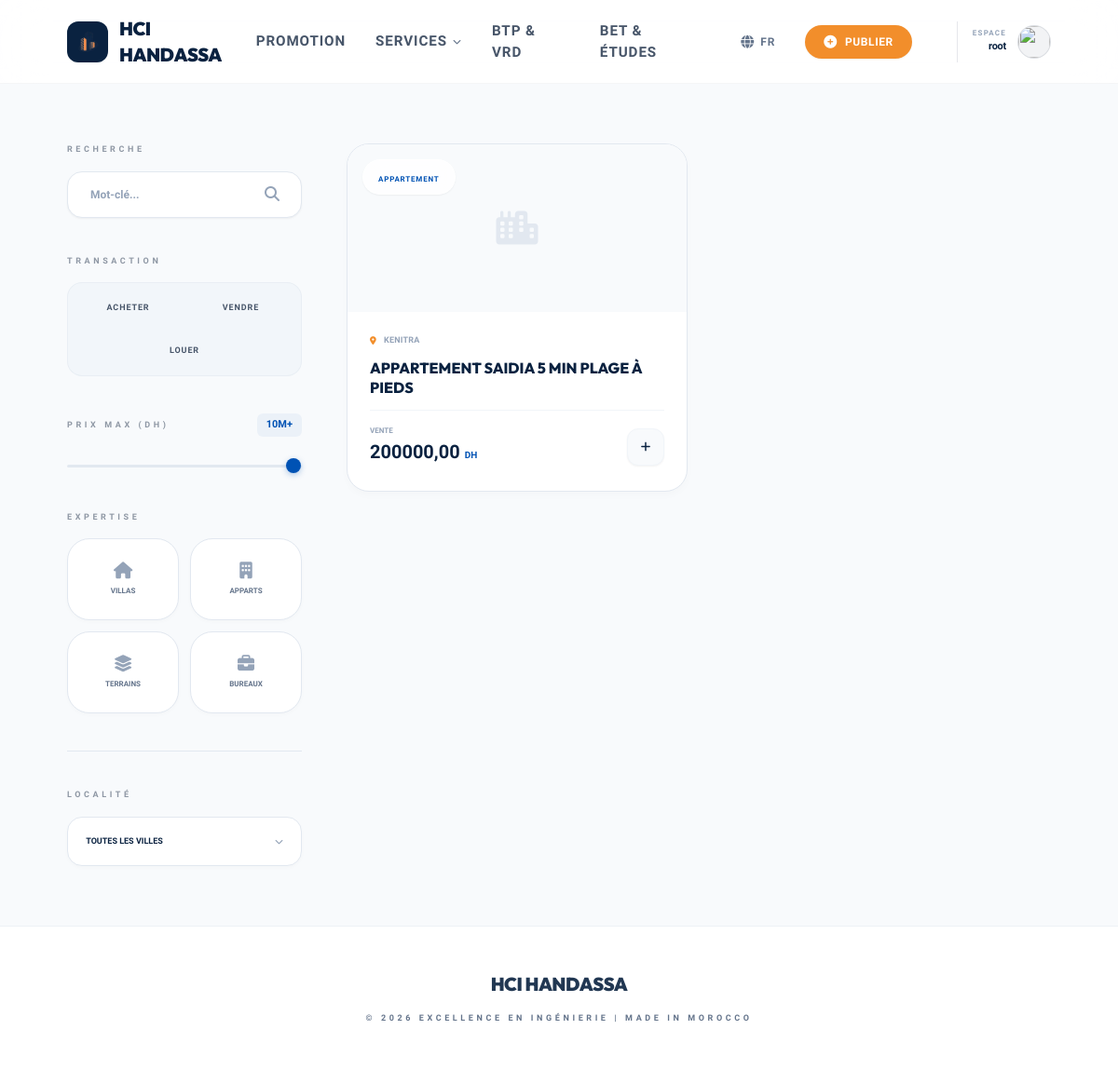
The page /fr/annonces/ (signed in) on the database as committed earlier.
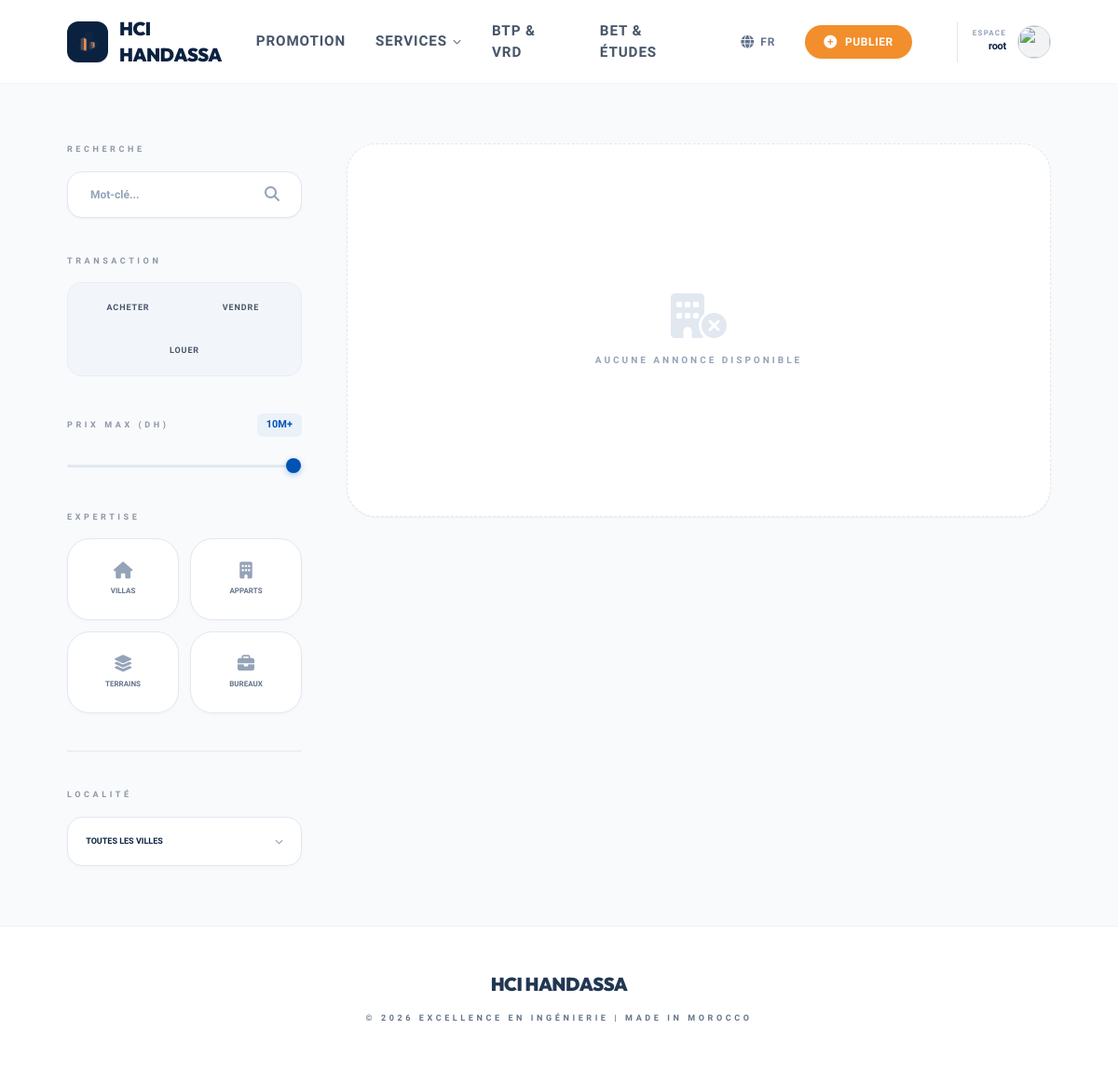
The same page on the database as committed later.
### management/models.py (models this page shows, shortened)
class Annonce(models.Model):
    STATUS_CHOICES = [
        ('pending', 'En attente'),
        ('published', 'Publiée'),
        ('archived', 'Archivée'),
    ]
    TRANSACTION_CHOICES = [
        ('VENTE', 'Vente'),
        ('LOCATION', 'Location'),
    ]
    TYPE_CHOICES = [
        ('VILLA', 'Villa'),
        ('APPARTEMENT', 'Appartement'),
        ('TERRAIN', 'Terrain'),
        ('BUREAU', 'Bureau'),
    ]
    auteur = models.ForeignKey(User, on_delete=models.CASCADE, related_name='annonces')
    titre = models.CharField(max_length=200)
    type_transaction = models.CharField(
        max_length=20,
        choices=TRANSACTION_CHOICES,
        default='VENTE'
    )
    type_bien = models.CharField(
        max_length=50,
        choices=TYPE_CHOICES
    )
    ville = models.CharField(max_length=100, default="Maroc")
    prix = models.DecimalField(max_digits=15, decimal_places=2)
    description = models.TextField()
    status = models.CharField(max_length=10, choices=STATUS_CHOICES, default='pending')
    date_pub = models.DateTimeField(auto_now_add=True)
    latitude = models.DecimalField(max_digits=9, decimal_places=6, null=True, blank=True)
    longitude = models.DecimalField(max_digits=9, decimal_places=6, null=True, blank=True)
    @property
    def first_image(self):
     return self.media.filter(is_video=False).first()

### management/views.py (the view)
# urls.py: path('annonces/', views.annonces_list, name='annonces_list'),
def annonces_list(request):
    annonces = Annonce.objects.all().order_by('-id')
    annonces = annonces.exclude(type_transaction='ACHAT')
    query = request.GET.get('q')
    transaction = request.GET.get('transaction')
    type_bien = request.GET.get('type')
    ville = request.GET.get('ville')
    max_price = request.GET.get('max_price')
    if query: annonces = annonces.filter(Q(titre__icontains=query) | Q(description__icontains=query))
    if transaction: annonces = annonces.filter(type_transaction=transaction)
    if type_bien: annonces = annonces.filter(type_bien=type_bien)
    if ville: annonces = annonces.filter(ville=ville)
    if max_price and max_price.isdigit(): annonces = annonces.filter(prix__lte=max_price)
    return render(request, 'management/annonces_list.html', {'annonces': annonces})

### management/templates/management/annonces_list.html (shortened to what this page needs)
{% extends "management/base.html" %}
{% load static %}
{% load i18n %}
{% block content %}
<div class="py-16 px-[6%] bg-[#F8FAFC]">
    <div class="flex flex-col lg:flex-row gap-12">
        <aside class="lg:w-1/4 space-y-10">
            <form method="GET" action=".">
                <div>
                    <label class="text-[9px] font-black uppercase tracking-[0.4em] text-[#475569]/60 mb-4 block">{% trans "Recherche" %}</label>
                    <div class="relative">
                        <input type="text" name="q" value="{{ request.GET.q|default:'' }}" placeholder="{% trans 'Mot-clé...' %}"
                               class="w-full bg-white border border-slate-200 rounded-2xl px-6 py-4 text-xs font-semibold text-[#0A2240] outline-none placeholder:text-slate-400 focus:border-[#0052B4] shadow-sm transition-colors">
                        <button type="submit" class="absolute right-6 top-1/2 -translate-y-1/2 text-slate-400 hover:text-[#0052B4] transition-colors">
                            <i class="fa-solid fa-magnifying-glass"></i>
                        </button>
                    </div>
                </div>
                <div class="mt-10">
                    <label class="text-[9px] font-black uppercase tracking-[0.4em] text-[#475569]/60 mb-4 block">{% trans "Transaction" %}</label>
                    <div class="flex flex-col gap-2 p-2 bg-slate-100/80 border border-slate-200/60 rounded-2xl">
                        <div class="flex gap-2">
                            <label class="flex-1">
                                <div class="py-3 text-center rounded-xl text-[9px] font-black uppercase tracking-widest cursor-pointer transition-all {% if request.GET.transaction == 'ACHAT' %}bg-[#0A2240] text-white shadow-sm{% else %}text-slate-600 hover:bg-white/60{% endif %}">{% trans "Acheter" %}</div>
                            </label>
                            <label class="flex-1">
                                <div class="py-3 text-center rounded-xl text-[9px] font-black uppercase tracking-widest cursor-pointer transition-all {% if request.GET.transaction == 'VENTE' %}bg-[#0A2240] text-white shadow-sm{% else %}text-slate-600 hover:bg-white/60{% endif %}">{% trans "Vendre" %}</div>
                            </label>
                        </div>
                        <label class="w-full">
                            <div class="py-3 text-center rounded-xl text-[9px] font-black uppercase tracking-widest cursor-pointer transition-all {% if request.GET.transaction == 'LOCATION' %}bg-[#0A2240] text-white shadow-sm{% else %}text-slate-600 hover:bg-white/60{% endif %}">{% trans "Louer" %}</div>
                        </label>
                    </div>
                </div>
                <div class="mt-10">
                    <div class="flex justify-between items-center mb-4">
                        <label class="text-[9px] font-black uppercase tracking-[0.4em] text-[#475569]/60 block">{% trans "Prix Max (DH)" %}</label>
                        <span id="priceValue" class="text-[11px] font-black text-[#0052B4] bg-[#0052B4]/5 px-2.5 py-1 rounded-md">{{ request.GET.max_price|default:"10M+" }}</span>
                    </div>
                    <input type="range" name="max_price" min="10000" max="10000000" step="50000"
                           value="{{ request.GET.max_price|default:'10000000' }}"
                           class="w-full"
                           oninput="document.getElementById('priceValue').innerText = parseInt(this.value).toLocaleString()"
                           onchange="this.form.submit()">
                </div>
                <div class="mt-10">
                    <label class="text-[9px] font-black uppercase tracking-[0.4em] text-[#475569]/60 mb-4 block">{% trans "Expertise" %}</label>
                    <div class="grid grid-cols-2 gap-3">
                        <a href="?type=VILLA{% if request.GET.transaction %}&transaction={{ request.GET.transaction }}{% endif %}{% if request.GET.ville %}&ville={{ request.GET.ville }}{% endif %}"
                           class="filter-tile {% if request.GET.type == 'VILLA' %}active{% endif %}">
                            <i class="fa-solid fa-house"></i><span>{% trans "Villas" %}</span>
                        </a>
                        <a href="?type=APPARTEMENT{% if request.GET.transaction %}&transaction={{ request.GET.transaction }}{% endif %}{% if request.GET.ville %}&ville={{ request.GET.ville }}{% endif %}"
                           class="filter-tile {% if request.GET.type == 'APPARTEMENT' %}active{% endif %}">
                            <i class="fa-solid fa-building"></i><span>{% trans "Apparts" %}</span>
                        </a>
                        <a href="?type=TERRAIN{% if request.GET.transaction %}&transaction={{ request.GET.transaction }}{% endif %}{% if request.GET.ville %}&ville={{ request.GET.ville }}{% endif %}"
                           class="filter-tile {% if request.GET.type == 'TERRAIN' %}active{% endif %}">
                            <i class="fa-solid fa-layer-group"></i><span>{% trans "Terrains" %}</span>
                        </a>
                        <a href="?type=BUREAU{% if request.GET.transaction %}&transaction={{ request.GET.transaction }}{% endif %}{% if request.GET.ville %}&ville={{ request.GET.ville }}{% endif %}"
                           class="filter-tile {% if request.GET.type == 'BUREAU' %}active{% endif %}">
                            <i class="fa-solid fa-briefcase"></i><span>{% trans "Bureaux" %}</span>
                        </a>
                    </div>
                </div>
                <div class="pt-10 mt-10 border-t border-slate-200">
                    <label class="text-[9px] font-black uppercase tracking-[0.4em] text-[#475569]/60 mb-4 block">{% trans "Localité" %}</label>
                    <div class="relative">
                        <select name="ville" onchange="this.form.submit()">
                            <option value="">{% trans "Toutes les villes" %}</option>
                        </select>
                    </div>
                </div>
            </form>
        </aside>
        <main class="lg:w-3/4">
            <div class="market-grid">
                {% for annonce in annonces %}
                <article class="market-card">
                    <div class="card-visual">
                        {% if annonce.first_image %}
                            <img src="{{ annonce.first_image.file_url }}" alt="{{ annonce.titre }}" class="w-full h-full object-cover absolute inset-0 z-0">
                        {% else %}
                            <div class="card-visual-placeholder">
                                <i class="fa-solid fa-city text-4xl text-slate-200"></i>
                            </div>
                        {% endif %}
                        <div class="absolute top-4 left-4 bg-white/80 backdrop-blur-md px-4 py-1.5 rounded-full border border-white/60 shadow-sm z-10">
                            <span class="text-[8px] font-black uppercase text-[#0052B4] tracking-widest">{{ annonce.get_type_bien_display }}</span>
                        </div>
                    </div>
                    <div class="card-body">
                        <div class="flex items-center gap-2 text-[9px] font-bold text-slate-400 uppercase tracking-wide">
                            <i class="fa-solid fa-location-dot text-[#F28E2B]"></i> {{ annonce.ville|default:"Maroc" }}
                        </div>
                        <h3 class="property-title">{{ annonce.titre }}</h3>
                        <div class="mt-auto pt-4 border-t border-slate-100 flex justify-between items-center">
                            <div>
                                <span class="text-[8px] font-bold text-slate-400 uppercase block mb-0.5">{{ annonce.get_type_transaction_display }}</span>
                                <span class="text-xl font-black text-[#0A2240]">{{ annonce.prix }} <span class="text-[10px] font-bold text-[#0052B4]">DH</span></span>
                            </div>
                            <div class="flex gap-2">
                                <a href="{% url 'annonce_detail' annonce.pk %}"
                                   class="w-10 h-10 rounded-xl bg-slate-50 border border-slate-100 flex items-center justify-center text-[#0A2240] hover:bg-[#0052B4] hover:text-white hover:border-[#0052B4] transition-all duration-300 shadow-sm">
                                    <i class="fa-solid fa-plus text-xs"></i>
                                </a>
                            </div>
                        </div>
                    </div>
                </article>
                {% empty %}
                <div class="col-span-full py-40 text-center bg-white border border-dashed border-slate-200 rounded-[2rem] shadow-sm">
                    <i class="fa-solid fa-building-circle-xmark text-slate-200 text-5xl mb-4"></i>
                    <p class="uppercase tracking-[0.3em] text-slate-400 font-bold text-[10px]">{% trans "Aucune annonce disponible" %}</p>
                </div>
                {% endfor %}
            </div>
        </main>
    </div>
</div>
{% endblock %}

### management/templates/management/base.html (shortened to what this page needs)
{% load i18n %}
{% load static %}
<!DOCTYPE html>
{% get_current_language as LANGUAGE_CODE %}
<html lang="{{ LANGUAGE_CODE|default:'fr' }}" dir="{% if LANGUAGE_CODE == 'ar' %}rtl{% else %}ltr{% endif %}" class="scroll-smooth">
<head>
    <script src="https://cdn.tailwindcss.com"></script>
    <link rel="stylesheet" href="https://cdnjs.cloudflare.com/ajax/libs/font-awesome/6.4.0/css/all.min.css">
</head>
<body>
    <nav class="topbar" id="navbar">
        <div class="flex items-center gap-4">
            <a href="{% url 'home' %}" class="flex items-center gap-3 group">
                <div class="w-11 h-11 bg-[#0A2240] flex items-center justify-center rounded-xl p-2 transition-transform duration-300 group-hover:scale-105 shadow-sm">
                    <img src="{% static 'img/logo.png' %}" class="w-full h-full object-contain" alt="HCI">
                </div>
                <span class="brand-font font-black text-xl tracking-tight uppercase text-[#0A2240]">HCI Handassa</span>
            </a>
        </div>
        <div class="hidden lg:flex gap-8 items-center">
            <a href="{% url 'annonces_list' %}#promotion" class="nav-item-text">{% trans "Promotion" %}</a>
            <div class="relative group h-full flex items-center">
                <button class="nav-item-text flex items-center gap-1.5 focus:outline-none">
                    <span>{% trans "Services" %}</span>
                    <i class="fa-solid fa-chevron-down text-[9px] group-hover:rotate-180 transition-transform duration-300 text-[#64748B]"></i>
                </button>
            </div>
            <a href="{% url 'home' %}#construction" class="nav-item-text">{% trans "BTP & VRD" %}</a>
            <a href="{% url 'home' %}#expert" class="nav-item-text">{% trans "BET & Études" %}</a>
            <div class="relative group h-full flex items-center ml-2">
                <button class="nav-item-text flex items-center gap-1.5 focus:outline-none text-[#64748B]">
                    <i class="fa-solid fa-globe text-[14px]"></i>
                    <span class="text-xs font-bold">{{ LANGUAGE_CODE|upper }}</span>
                </button>
            </div>
            {% if user.is_authenticated %}
                <a href="{% url 'publier_annonce' %}" class="bg-[#F28E2B] text-white px-5 py-2 rounded-full hover:bg-[#d97d20] hover:shadow-lg transition-all font-bold text-xs uppercase tracking-wider flex items-center gap-2 shadow-sm">
                    <i class="fa-solid fa-plus-circle text-sm"></i> {% trans "Publier" %}
                </a>
                <div class="flex items-center gap-3 ml-4 pl-4 border-l border-[#0A2240]/8 relative group cursor-pointer py-1">
                    <div class="flex flex-col items-end">
                        <span class="text-[8px] text-slate-400 uppercase tracking-[0.15em] font-black">{% trans "Espace" %}</span>
                        <span class="text-[11px] text-[#0A2240] font-bold tracking-tight lowercase">{{ user.username }}</span>
                    </div>
                    <div class="w-9 h-9 rounded-full bg-[#0A2240]/5 border border-[#0A2240]/10 flex items-center justify-center hover:border-[#F28E2B] transition-all overflow-hidden">
                        {% if user.profile.image %}
                            <img src="{{ user.profile.image.url }}" class="w-full h-full object-cover">
                        {% else %}
                            <i class="fa-solid fa-user text-sm text-[#0A2240]"></i>
                        {% endif %}
                    </div>
                </div>
            {% else %}
                <a href="{% url 'signup' %}" class="bg-[#0A2240] text-white px-5 py-2.5 rounded-full pulse-btn hover:bg-[#13335c] transition-all font-bold text-xs uppercase tracking-wider shadow-md">
                    <i class="fa-solid fa-circle-user text-sm text-[#F28E2B]"></i> {% trans "Espace Membre" %}
                </a>
            {% endif %}
        </div>
    </nav>
    <div class="flex-grow pt-[90px]">
        {% block content %}{% endblock %}
    </div>
    <footer class="py-12 border-t border-slate-200/60 text-center mt-auto bg-white">
        <div class="mb-4 opacity-90">
            <span class="brand-font font-black text-xl tracking-tight uppercase text-[#0A2240]">HCI Handassa</span>
        </div>
        <p class="text-[#64748B] text-[9px] tracking-[0.4em] uppercase font-semibold">&copy; 2026 {% trans "Excellence en Ingénierie" %} | {% trans "Made in Morocco" %}</p>
    </footer>
</body>
</html>

Rows that differ between the two databases and show on the page:
removed Annonce: type_bien "APPARTEMENT", ville "KENITRA", titre "APPARTEMENT SAIDIA 5 MIN PLAGE À PIEDS", type_transaction "VENTE", prix "200000,00"
Other text that changed with them:
text now shown: "AUCUNE ANNONCE DISPONIBLE"
